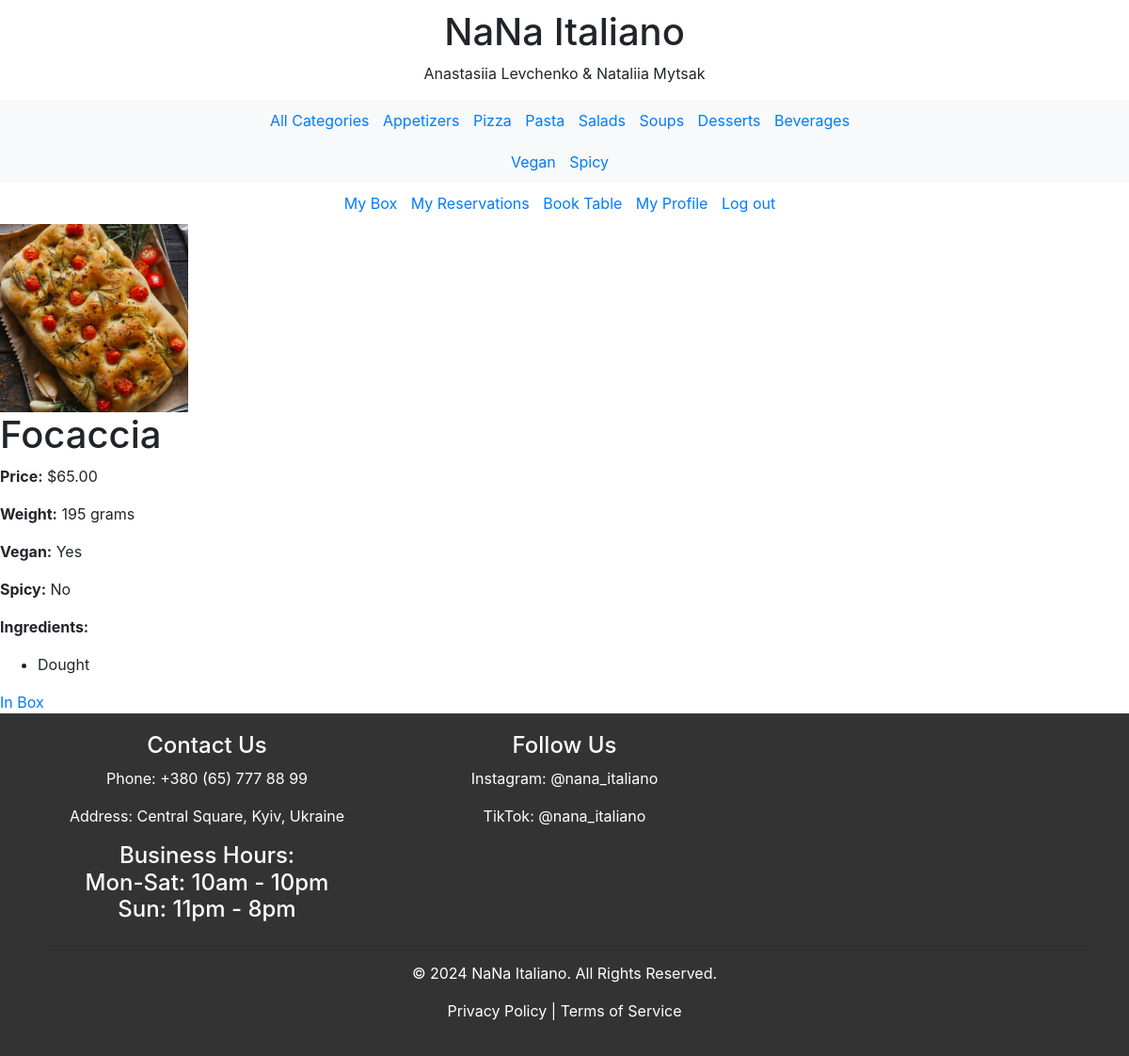
The app's page /menu/details/1/ with its own data.
### menu/models.py (models this page shows, shortened)
class Category(models.Model):
    name = models.CharField(max_length=255, unique=True)

class Meal(models.Model):
    name = models.CharField(max_length=255, unique=True)
    weight = models.PositiveIntegerField(default=0)
    price = models.DecimalField(max_digits=10, decimal_places=2)
    category = models.ForeignKey(to=Category, on_delete=models.PROTECT)
    is_vegan = models.BooleanField(default=False)
    is_spicy = models.BooleanField(default=False)
    image = models.ImageField(upload_to='meals_images')

class MealProduct(models.Model):
    meal = models.ForeignKey(to=Meal, on_delete=models.CASCADE)
    product = models.ForeignKey(to=Product, on_delete=models.CASCADE)
    prod_amount = models.PositiveIntegerField(default=0)

class Product(models.Model):
    name = models.CharField(max_length=255)
    prod_weight_gram = models.PositiveIntegerField(default=0)
    prod_price = models.DecimalField(max_digits=10, decimal_places=2)

### menu/views.py (the view)
# urls.py: path('details/<int:meal_id>/', meal_detail, name='meal_detail'),
def meal_detail(request, meal_id):
    meal = get_object_or_404(Meal, pk=meal_id)
    categories = Category.objects.all()
    context = {
        'title': meal.name,
        'categories': categories,
        'meal': meal,
    }
    return render(request, 'menu/meal_detail.html', context)

### menu/templates/menu/meal_detail.html (shortened to what this page needs)
<!DOCTYPE html>
<html lang="en">
{% extends 'menu/base.html' %}
{% block content %}
<body>
    <div class="meal-container">
        <div class="meal-image">
            <img src="{{ meal.image.url }}" alt="{{ meal.name }}" style="width: 200px; height: auto; margin-right: 20px;">
        </div>
        <div class="meal-details">
            <h1>{{ meal.name }}</h1>
            <p><strong>Price:</strong> ${{ meal.price }}</p>
            <p><strong>Weight:</strong> {{ meal.weight }} grams</p>
            <p><strong>Vegan:</strong> {% if meal.is_vegan %}Yes{% else %}No{% endif %}</p>
            <p><strong>Spicy:</strong> {% if meal.is_spicy %}Yes{% else %}No{% endif %}</p>
            <p><strong>Ingredients:</strong></p>
            <ul>
                {% for meal_product in meal.mealproduct_set.all %}
                    <li>{{ meal_product.product.name }}</li>
                {% endfor %}
            </ul>
            <a href="#" class="add-to-basket-btn">In Box</a>
        </div>
    </div>
</body>
{% endblock %}

### menu/templates/menu/base.html (shortened to what this page needs)
<!DOCTYPE html>
<html>
<head>
    <link href="https://stackpath.bootstrapcdn.com/bootstrap/4.5.2/css/bootstrap.min.css" rel="stylesheet">
</head>
<body>
    <header>
        <div class="container">
            <div class="row">
                <div class="col">
                    <h1>NaNa Italiano</h1>
                    <p>Anastasiia Levchenko & Nataliia Mytsak</p>
                </div>
            </div>
        </div>
    <nav class="category-strip">
        <div class="container">
            <ul>
                <li>
                    <a href="{% url 'menu:index' %}" {% if not selected_category_id %}class="active"{% endif %}>All Categories</a>
                </li>
                {% for category in categories %}
                    <li>
                        <a href="{% url 'menu:category' category.id %}" {% if selected_category_id == category.id %}class="active"{% endif %}>
                            {{ category.name }}
                        </a>
                    </li>
                {% endfor %}
            </ul>
        </div>
    </nav>
    <nav class="category-strip">
        <div class="container">
            <ul>
                <li><a href="{% url 'menu:index' %}?vegan=1" {% if vegan %}class="active"{% endif %}>Vegan</a></li>
                <li><a href="{% url 'menu:index' %}?spicy=1" {% if spicy %}class="active"{% endif %}>Spicy</a></li>
            </ul>
        </div>
    </nav>
        <nav class="additional-links">
            <div class="container">
                <ul>
                    <li><a href="{%url 'shopping_cart:view_cart'%}">My Box</a></li>
                    <li><a href="{% url 'reservations:user_reservations'%}">My Reservations</a></li>
                    <li> <a href="{% url 'reservations:booktbl'%}"> Book Table</a></li>
                    <li> <a href="{% url 'users:profile'%}"> My Profile</a></li>
                    <li><a href="{%url 'users:login' %}">Log out</a></li>
                </ul>
            </div>
        </nav>
    </header>
    {% block content %}{% endblock %}
    <footer>
        <div class="container">
            <div class="row">
                <div class="col-md-4">
                    <h4>Contact Us</h4>
                    <p>Phone: +380 (65) 777 88 99</p>
                    <p>Address: Central Square, Kyiv, Ukraine</p>
                    <h4>Business Hours:<br> Mon-Sat: 10am - 10pm<br> Sun: 11pm - 8pm</h4>
                </div>
                <div class="col-md-4">
                    <h4>Follow Us</h4>
                    <p>Instagram:  @nana_italiano</p>
                    <p>TikTok:     @nana_italiano</p>
                </div>
            </div>
            <hr>
            <div class="row">
                <div class="col-md-12">
                    <p>&copy; 2024 NaNa Italiano. All Rights Reserved.</p>
                    <p>Privacy Policy | Terms of Service</p>
                </div>
            </div>
        </div>
    </footer>
</body>
</html>

### menu/templates/menu/base.html (style rules this page uses)
header { width: 100%; background-color: #fff; z-index: 1000; padding: 10px 0; text-align: center; }
.category-strip { background-color: #f8f9fa; padding: 10px 0; text-align: center; }
.category-strip ul { list-style-type: none; margin: 0; padding: 0; }
.category-strip ul li { display: inline-block; margin-right: 10px; }
.additional-links { display: inline-block; margin-top: 10px; }
.additional-links ul { list-style-type: none; margin: 0; padding: 0; }
.additional-links ul li { display: inline-block; margin-right: 10px; }
footer { background-color: #333; color: #fff; padding: 20px 0; text-align: center; }

### records on screen
Category: name "Appetizers"
Category: name "Pizza"
Category: name "Pasta"
Category: name "Salads"
Category: name "Soups"
Category: name "Desserts"
Category: name "Beverages"
Meal: image (picture), name "Focaccia", price "65.00", weight "195"
MealProduct: product.name "Dought"
